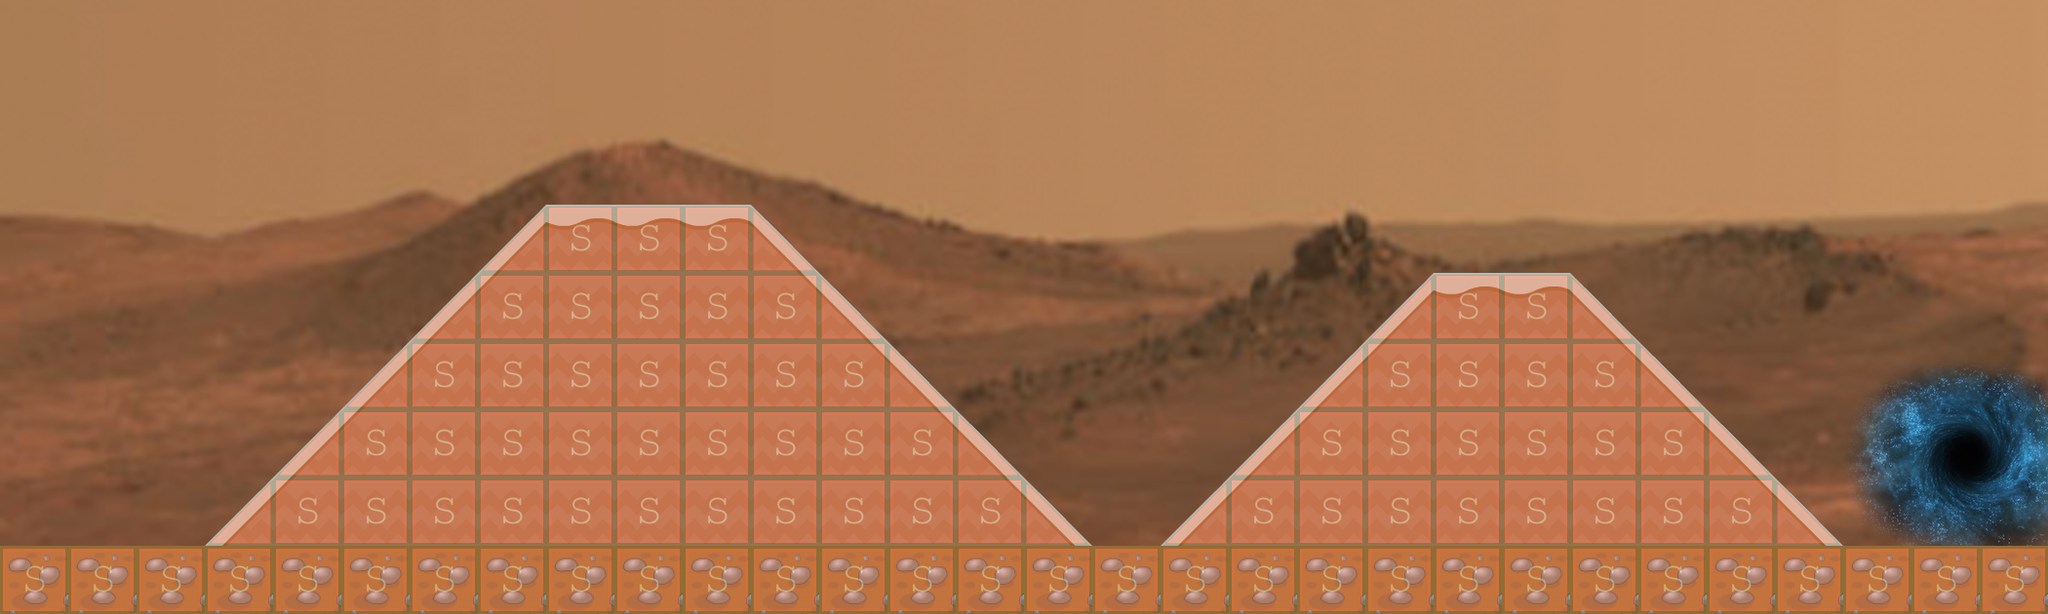

This is a level from a 2D game, rendered from its Tiled map with the project's own tilesets. A one-line summary and the map file follow, with tile-layer data summarised:
An orthogonal 30x9 tile map with 70x70 px tiles, 3 tile layers (background2, background1, collision), 5 tilesets and 1 object (levelTrigger).

<map version="1.0" orientation="orthogonal" renderorder="right-down" width="30" height="9" tilewidth="70" tileheight="70" nextobjectid="3">
 <tileset firstgid="1" name="blackhole" tilewidth="70" tileheight="70" tilecount="9" columns="3">
  <image source="../img/blackhole.png" width="263" height="240" />
 </tileset>
 <tileset firstgid="10" name="meta-tiles" tilewidth="70" tileheight="70" tilecount="5" columns="5">
  <image source="../img/meta-tiles.png" width="350" height="70" />
  <tile id="1">
   <properties>
    <property name="type" value="lslope" />
   </properties>
  </tile>
  <tile id="3">
   <properties>
    <property name="type" value="rslope" />
   </properties>
  </tile>
  <tile id="4">
   <properties>
    <property name="type" value="solid" />
   </properties>
  </tile>
 </tileset>
 <tileset firstgid="15" name="martiansurface2" tilewidth="70" tileheight="70" tilecount="630" columns="30">
  <image source="../img/martiansurface2.png" width="2160" height="1519" />
 </tileset>
 <tileset firstgid="645" name="ground_3" tilewidth="70" tileheight="70" tilecount="1" columns="1">
  <image source="../img/ground_3.png" width="100" height="100" />
 </tileset>
 <tileset firstgid="646" name="background-tiles" tilewidth="70" tileheight="70" tilecount="169" columns="13">
  <image source="../img/background-tiles.png" width="910" height="910" />
 </tileset>
 <layer name="background2" width="30" height="9">
  <data>[270 cells, 270 non-empty, 270 distinct tile ids]</data>
 </layer>
 <layer name="background1" width="30" height="9">
  <data>[270 cells, 112 non-empty, 16 distinct tile ids]</data>
 </layer>
 <layer name="collision" width="30" height="9" opacity="0.25">
  <properties>
   <property name="type" value="lslope" />
  </properties>
  <data>[270 cells, 103 non-empty, 3 distinct tile ids]</data>
 </layer>
 <objectgroup name="trigger-entities">
  <object id="1" name="levelTrigger" x="1961" y="422" width="69" height="137">
   <properties>
    <property name="level" value="marslevel05" />
    <property name="xSpawn" value="400" />
    <property name="ySpawn" value="0" />
   </properties>
  </object>
 </objectgroup>
</map>
